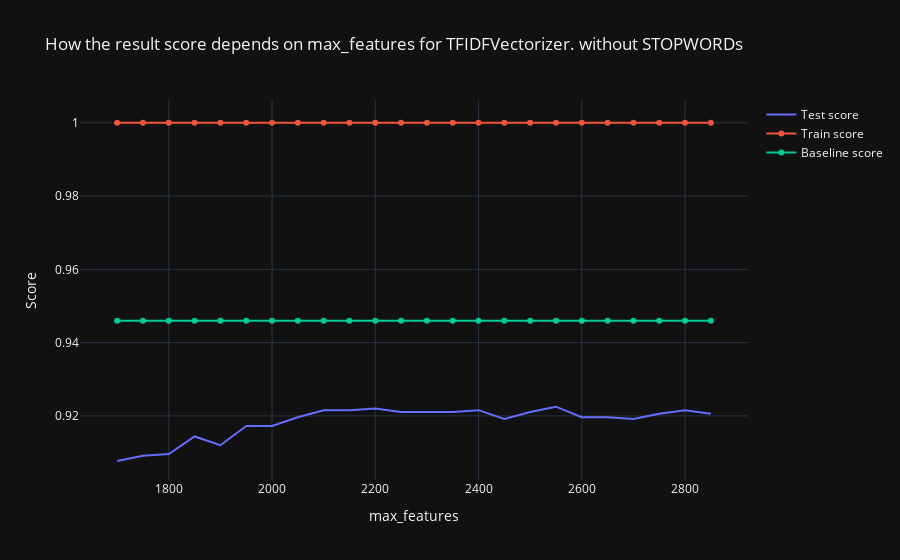

Notebook source saved alongside this figure:
### Code cell
import plotly.graph_objects as go

fig = go.Figure()
fig.add_trace(go.Scatter(x=list(range(min_value,max_value, step_value)), y=score_test_lst,
                    mode='lines',
                    name='Test score'))
fig.add_trace(go.Scatter(x=list(range(min_value,max_value, step_value)), y=score_train_lst,
                    mode='lines+markers',
                    name='Train score'))
fig.add_trace(go.Scatter(x=list(range(min_value,max_value, step_value)), y=[base_line]*100,
                    mode='lines+markers',
                    name='Baseline score'))

fig.update_layout(title='How the result score depends on max_features for TFIDFVectorizer. without STOPWORDs',
                   xaxis_title='max_features',
                   yaxis_title='Score')
fig.show()

### Figure 1 — Plotly figure (JSON) as saved in the notebook; plotly's stock layout.template omitted (floating-point values rounded to 4 significant figures)
{"data": [{"mode": "lines", "name": "Test score", "type": "scatter", "x": [1700, 1750, 1800, 1850, 1900, 1950, 2000, 2050, 2100, 2150, 2200, 2250, 2300, 2350, 2400, 2450, 2500, 2550, 2600, 2650, 2700, 2750, 2800, 2850], "y": [0.9077, 0.9091, 0.9096, 0.9144, 0.912, 0.9173, 0.9173, 0.9197, 0.9216, 0.9216, 0.922, 0.9211, 0.9211, 0.9211, 0.9216, 0.9192, 0.9211, 0.9225, 0.9197, 0.9197, 0.9192, 0.9206, 0.9216, 0.9206]}, {"mode": "lines+markers", "name": "Train score", "type": "scatter", "x": [1700, 1750, 1800, 1850, 1900, 1950, 2000, 2050, 2100, 2150, 2200, 2250, 2300, 2350, 2400, 2450, 2500, 2550, 2600, 2650, 2700, 2750, 2800, 2850], "y": [1, 1, 1, 1, 1, 1, 1, 1, 1, 1, 1, 1, 1, 1, 1, 1, 1, 1, 1, 1, 1, 1, 1, 1]}, {"mode": "lines+markers", "name": "Baseline score", "type": "scatter", "x": [1700, 1750, 1800, 1850, 1900, 1950, 2000, 2050, 2100, 2150, 2200, 2250, 2300, 2350, 2400, 2450, 2500, 2550, 2600, 2650, 2700, 2750, 2800, 2850], "y": [0.946, 0.946, 0.946, 0.946, 0.946, 0.946, 0.946, 0.946, 0.946, 0.946, 0.946, 0.946, 0.946, 0.946, 0.946, 0.946, 0.946, 0.946, 0.946, 0.946, 0.946, 0.946, 0.946, 0.946, 0.946, 0.946, 0.946, 0.946, 0.946, 0.946, 0.946, 0.946, 0.946, 0.946, 0.946, 0.946, 0.946, 0.946, 0.946, 0.946, 0.946, 0.946, 0.946, 0.946, 0.946, 0.946, 0.946, 0.946, 0.946, 0.946, 0.946, 0.946, 0.946, 0.946, 0.946, 0.946, 0.946, 0.946, 0.946, 0.946, 0.946, 0.946, 0.946, 0.946, 0.946, 0.946, 0.946, 0.946, 0.946, 0.946, 0.946, 0.946, 0.946, 0.946, 0.946, 0.946, 0.946, 0.946, 0.946, 0.946, 0.946, 0.946, 0.946, 0.946, 0.946, 0.946, 0.946, 0.946, 0.946, 0.946, 0.946, 0.946, 0.946, 0.946, 0.946, 0.946, 0.946, 0.946, 0.946, 0.946]}], "layout": {"autosize": true, "title": {"text": "How the result score depends on max_features for TFIDFVectorizer. without STOPWORDs"}, "xaxis": {"autorange": true, "range": [1630.0, 2920.0], "title": {"text": "max_features"}, "type": "linear"}, "yaxis": {"autorange": true, "range": [0.9025, 1.007], "title": {"text": "Score"}, "type": "linear"}}}
